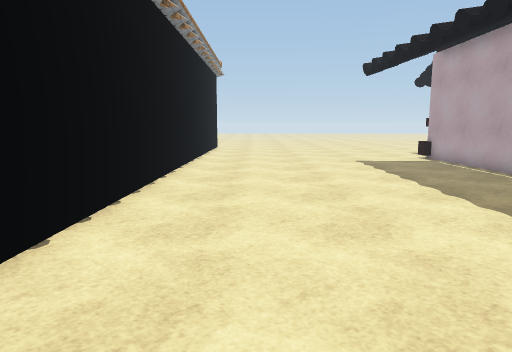
View 1 (above)

23 first-person views from a walk through a Unity game level. The camera is 1.5 m above the floor, tilts 8° down and sees 70° across. The floor is counted in squares, 1 m on a side. Each view is taken from the middle of a square. On the plan, view 1 faces up. The plan holds only what a view shows up to about 16 squares ahead; the rest is blank. The place goes on beyond the plan. The player character is not drawn. Some animated figures are not drawn. Surface patterns are stand-ins for the level's own textures.

View 2
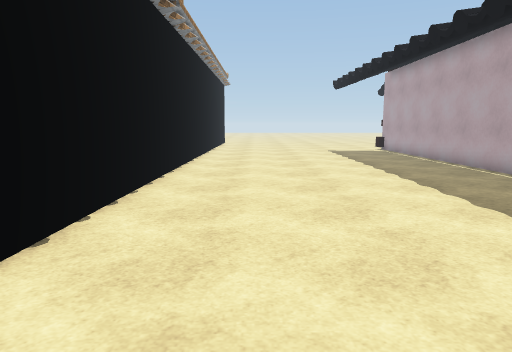

View 3
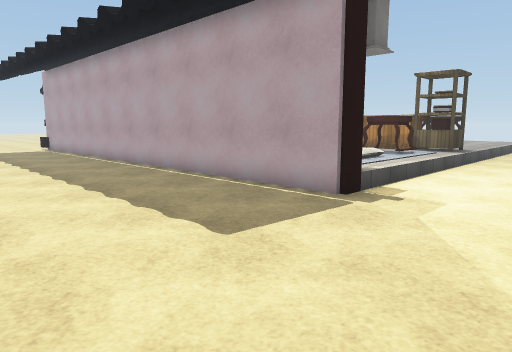

View 4
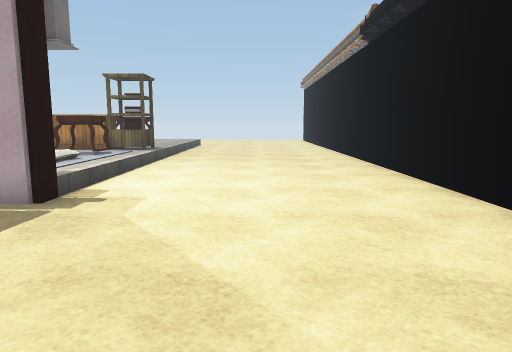

View 5
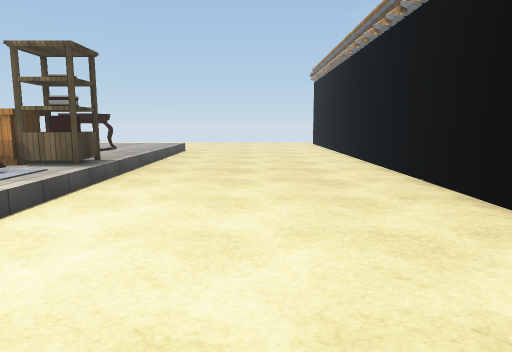

View 6
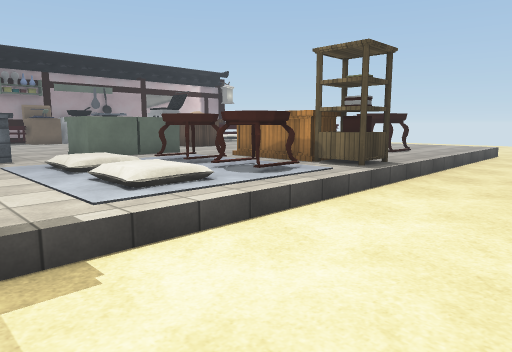

View 7
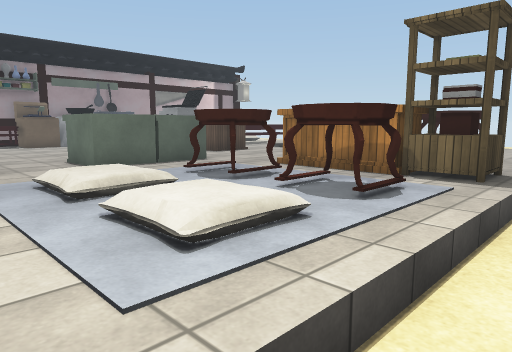

View 8
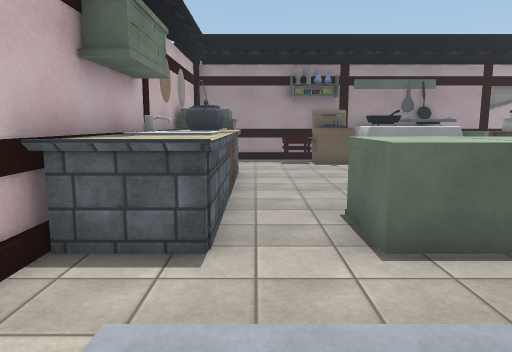

View 9
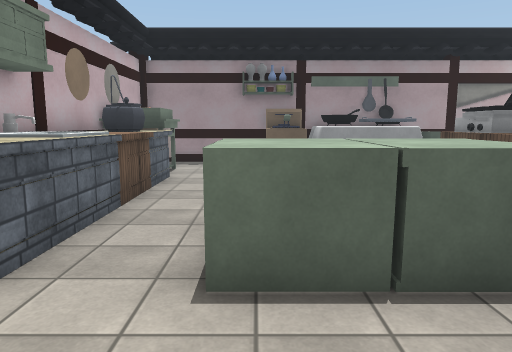

View 10
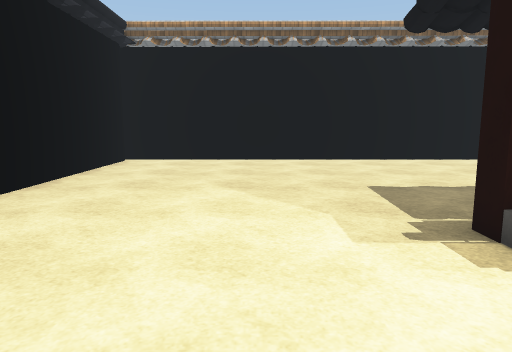

View 11
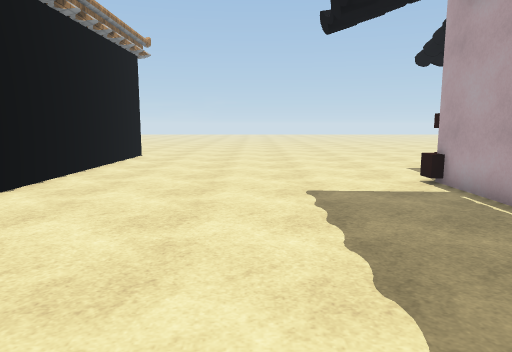

View 12
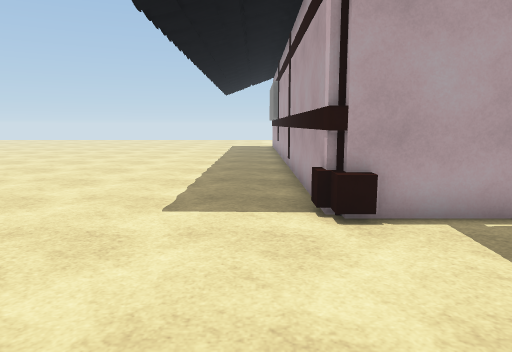

View 13
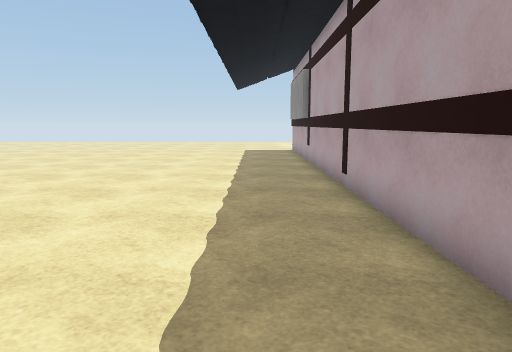

View 14
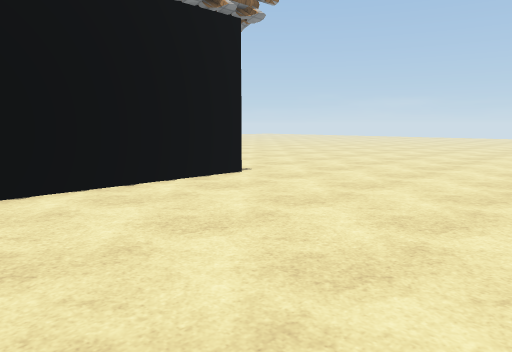

View 15
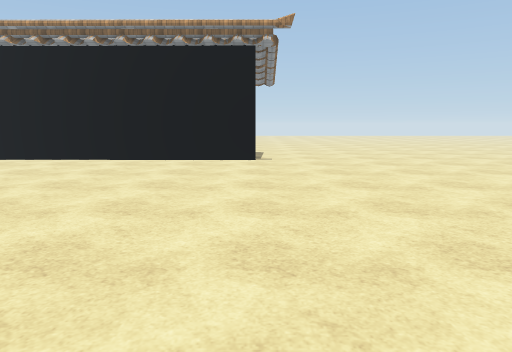

View 16
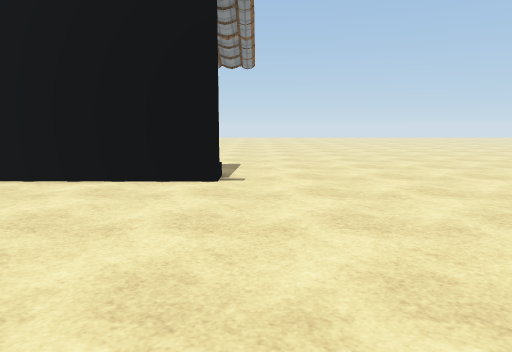

View 17
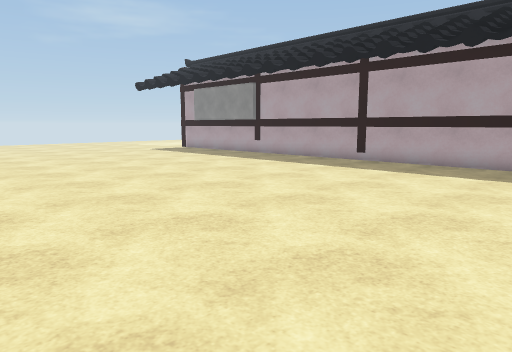

View 18
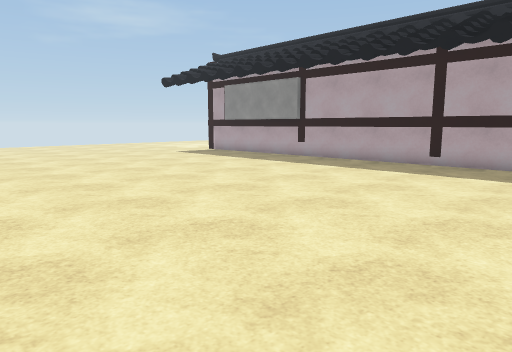

View 19
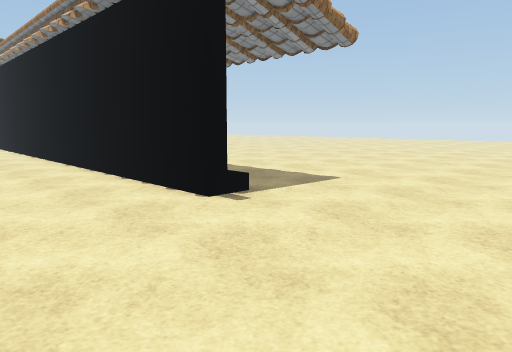

View 20
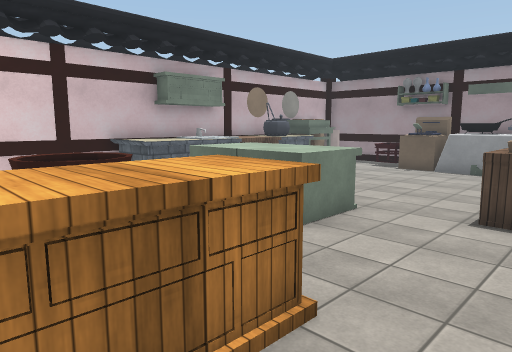

View 21
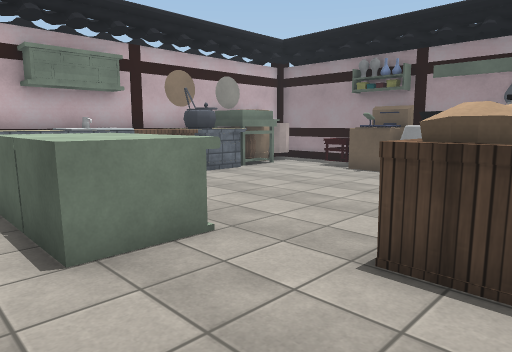

View 22
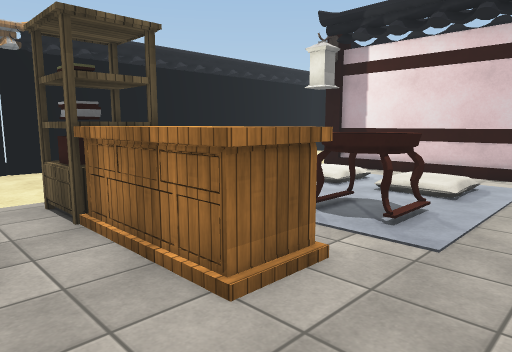

View 23
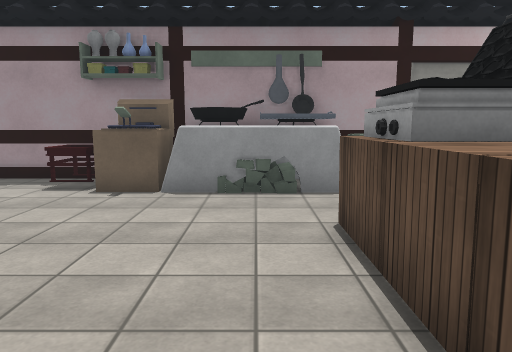

### Floor plan
Key: @ floor where view 1 was taken; # wall or solid block; . main floor; : floor 0.5 m higher than the main floor; + floor 0.75 m higher than the main floor; / step, stairs or slope; = window, fence, low wall or low ledge; ^ raised ledge; O other object.
Columns run from 7 left of view 1 to 20 right of it. Each row starts with its distance up from view 1.
 31 ............. .  .
 30 ............... ..........
 29 ............................
 28 ............................
 27 ............................
 26 ............................
 25 ...//.......................
 24 .../#.......................
 23 ..  #.......................
 22 ..  #.......................
 21     #.......................
 20     #.......................
 19     #.......................
 18     #.......................
 17     #..........#############
 16     #..........############
 15     #..........###:^^ ######
 14     #..........###:::##=^^#=
 13     #..........###:::::::::
 12     #..........###::::::::
 11     #..........##^:::::::O#O
 10     #..........###:::::::O##
  9     #..........#OO:::::::OOO
  8     #..........#OO:::::::O#O
  7     #..........##^:::::::O#O
  6     #..........##^::=: #::::
  5     #..........#^^:::: =::::
  4     #..........#^^::=:::::::
  3     #..........#::::::::::::
  2     #..........#::::::::OO::
  1     #..........#::+/::::OO::
  0     #..@.......#:://::::OO:
 -1     #..........#:://::::OO:+
 -2     #..........#::+/::::OO::
 -3     #..........#::::::::OO::
 -4     #........../////////////
 -5     #.......................
 -6     #.......................
 -7     #.......................
 -8     #.......................
 -9     #.......................
-10     #.......................
-11     #.......................
-12     #.......................
-13     ########################

Where each view was taken, in squares from view 1:
view 1: 0 up, 0 right, facing up
view 2: 6 down, 0 right, facing up
view 3: 8 down, 1 right, facing up-right
view 4: 8 down, 1 right, facing right
view 5: 8 down, 7 right, facing right
view 6: 8 down, 8 right, facing up-right
view 7: 5 down, 9 right, facing up-right
view 8: 0 up, 11 right, facing up
view 9: 1 up, 13 right, facing up
view 10: 7 down, 13 right, facing left
view 11: 7 up, 3 right, facing up
view 12: 18 up, 2 right, facing right
view 13: 19 up, 6 right, facing right
view 14: 17 up, 6 right, facing up-left
view 15: 25 up, 13 right, facing left
view 16: 26 up, 7 right, facing left
view 17: 31 up, 7 right, facing down-right
view 18: 31 up, 10 right, facing down-right
view 19: 31 up, 2 right, facing down-left
view 20: 1 down, 20 right, facing up-left
view 21: 3 up, 20 right, facing up-left
view 22: 4 up, 20 right, facing down-left
view 23: 6 up, 17 right, facing up
